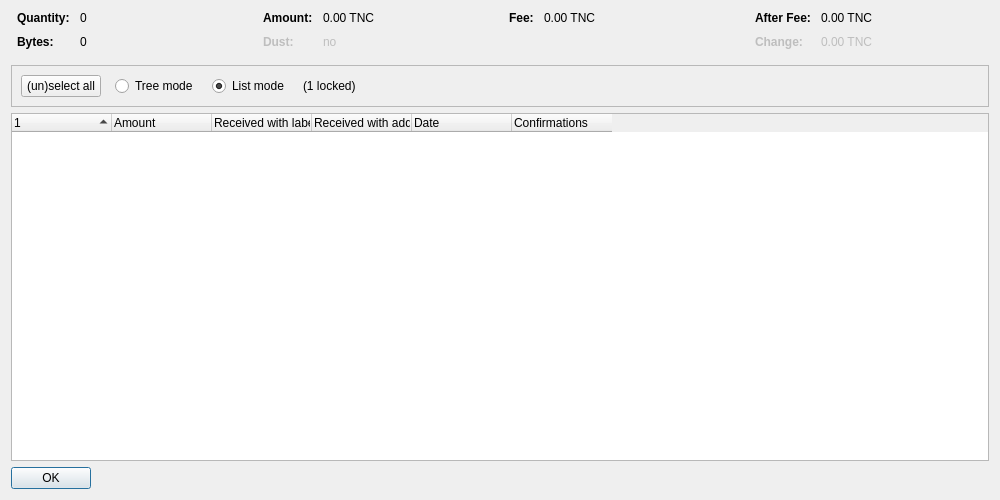
<?xml version="1.0" encoding="UTF-8"?>
<ui version="4.0">
 <class>CoinControlDialog</class>
 <widget class="QDialog" name="CoinControlDialog">
  <property name="geometry">
   <rect>
    <x>0</x>
    <y>0</y>
    <width>1000</width>
    <height>500</height>
   </rect>
  </property>
  <property name="windowTitle">
   <string>Coin Selection</string>
  </property>
  <layout class="QVBoxLayout" name="verticalLayout">
   <item>
    <layout class="QHBoxLayout" name="horizontalLayoutTop" stretch="0,0,0,0">
     <property name="topMargin">
      <number>0</number>
     </property>
     <property name="bottomMargin">
      <number>10</number>
     </property>
     <item>
      <layout class="QFormLayout" name="formLayoutCoinControl1">
       <property name="horizontalSpacing">
        <number>10</number>
       </property>
       <property name="verticalSpacing">
        <number>10</number>
       </property>
       <property name="leftMargin">
        <number>6</number>
       </property>
       <property name="rightMargin">
        <number>6</number>
       </property>
       <item row="0" column="0">
        <widget class="QLabel" name="labelCoinControlQuantityText">
         <property name="font">
          <font>
           <weight>75</weight>
           <bold>true</bold>
          </font>
         </property>
         <property name="text">
          <string>Quantity:</string>
         </property>
        </widget>
       </item>
       <item row="0" column="1">
        <widget class="QLabel" name="labelCoinControlQuantity">
         <property name="cursor">
          <cursorShape>IBeamCursor</cursorShape>
         </property>
         <property name="contextMenuPolicy">
          <enum>Qt::ActionsContextMenu</enum>
         </property>
         <property name="text">
          <string notr="true">0</string>
         </property>
         <property name="textInteractionFlags">
          <set>Qt::LinksAccessibleByMouse|Qt::TextSelectableByKeyboard|Qt::TextSelectableByMouse</set>
         </property>
        </widget>
       </item>
       <item row="1" column="0">
        <widget class="QLabel" name="labelCoinControlBytesText">
         <property name="font">
          <font>
           <weight>75</weight>
           <bold>true</bold>
          </font>
         </property>
         <property name="text">
          <string>Bytes:</string>
         </property>
        </widget>
       </item>
       <item row="1" column="1">
        <widget class="QLabel" name="labelCoinControlBytes">
         <property name="cursor">
          <cursorShape>IBeamCursor</cursorShape>
         </property>
         <property name="contextMenuPolicy">
          <enum>Qt::ActionsContextMenu</enum>
         </property>
         <property name="text">
          <string notr="true">0</string>
         </property>
         <property name="textInteractionFlags">
          <set>Qt::LinksAccessibleByMouse|Qt::TextSelectableByKeyboard|Qt::TextSelectableByMouse</set>
         </property>
        </widget>
       </item>
      </layout>
     </item>
     <item>
      <layout class="QFormLayout" name="formLayoutCoinControl2">
       <property name="horizontalSpacing">
        <number>10</number>
       </property>
       <property name="verticalSpacing">
        <number>10</number>
       </property>
       <property name="leftMargin">
        <number>6</number>
       </property>
       <property name="rightMargin">
        <number>6</number>
       </property>
       <item row="0" column="0">
        <widget class="QLabel" name="labelCoinControlAmountText">
         <property name="font">
          <font>
           <weight>75</weight>
           <bold>true</bold>
          </font>
         </property>
         <property name="text">
          <string>Amount:</string>
         </property>
        </widget>
       </item>
       <item row="0" column="1">
        <widget class="QLabel" name="labelCoinControlAmount">
         <property name="cursor">
          <cursorShape>IBeamCursor</cursorShape>
         </property>
         <property name="contextMenuPolicy">
          <enum>Qt::ActionsContextMenu</enum>
         </property>
         <property name="text">
          <string notr="true">0.00 TNC</string>
         </property>
         <property name="textInteractionFlags">
          <set>Qt::LinksAccessibleByMouse|Qt::TextSelectableByKeyboard|Qt::TextSelectableByMouse</set>
         </property>
        </widget>
       </item>
       <item row="1" column="0">
        <widget class="QLabel" name="labelCoinControlLowOutputText">
         <property name="enabled">
          <bool>false</bool>
         </property>
         <property name="font">
          <font>
           <weight>75</weight>
           <bold>true</bold>
          </font>
         </property>
         <property name="text">
          <string>Dust:</string>
         </property>
        </widget>
       </item>
       <item row="1" column="1">
        <widget class="QLabel" name="labelCoinControlLowOutput">
         <property name="enabled">
          <bool>false</bool>
         </property>
         <property name="cursor">
          <cursorShape>IBeamCursor</cursorShape>
         </property>
         <property name="contextMenuPolicy">
          <enum>Qt::ActionsContextMenu</enum>
         </property>
         <property name="text">
          <string notr="true">no</string>
         </property>
         <property name="textInteractionFlags">
          <set>Qt::LinksAccessibleByMouse|Qt::TextSelectableByKeyboard|Qt::TextSelectableByMouse</set>
         </property>
        </widget>
       </item>
      </layout>
     </item>
     <item>
      <layout class="QFormLayout" name="formLayoutCoinControl3">
       <property name="horizontalSpacing">
        <number>10</number>
       </property>
       <property name="verticalSpacing">
        <number>10</number>
       </property>
       <property name="leftMargin">
        <number>6</number>
       </property>
       <property name="rightMargin">
        <number>6</number>
       </property>
       <item row="0" column="0">
        <widget class="QLabel" name="labelCoinControlFeeText">
         <property name="font">
          <font>
           <weight>75</weight>
           <bold>true</bold>
          </font>
         </property>
         <property name="text">
          <string>Fee:</string>
         </property>
        </widget>
       </item>
       <item row="0" column="1">
        <widget class="QLabel" name="labelCoinControlFee">
         <property name="cursor">
          <cursorShape>IBeamCursor</cursorShape>
         </property>
         <property name="contextMenuPolicy">
          <enum>Qt::ActionsContextMenu</enum>
         </property>
         <property name="text">
          <string notr="true">0.00 TNC</string>
         </property>
         <property name="textInteractionFlags">
          <set>Qt::LinksAccessibleByMouse|Qt::TextSelectableByKeyboard|Qt::TextSelectableByMouse</set>
         </property>
        </widget>
       </item>
      </layout>
     </item>
     <item>
      <layout class="QFormLayout" name="formLayoutCoinControl4">
       <property name="horizontalSpacing">
        <number>10</number>
       </property>
       <property name="verticalSpacing">
        <number>10</number>
       </property>
       <property name="leftMargin">
        <number>6</number>
       </property>
       <property name="rightMargin">
        <number>6</number>
       </property>
       <item row="0" column="0">
        <widget class="QLabel" name="labelCoinControlAfterFeeText">
         <property name="font">
          <font>
           <weight>75</weight>
           <bold>true</bold>
          </font>
         </property>
         <property name="text">
          <string>After Fee:</string>
         </property>
        </widget>
       </item>
       <item row="0" column="1">
        <widget class="QLabel" name="labelCoinControlAfterFee">
         <property name="cursor">
          <cursorShape>IBeamCursor</cursorShape>
         </property>
         <property name="contextMenuPolicy">
          <enum>Qt::ActionsContextMenu</enum>
         </property>
         <property name="text">
          <string notr="true">0.00 TNC</string>
         </property>
         <property name="textInteractionFlags">
          <set>Qt::LinksAccessibleByMouse|Qt::TextSelectableByKeyboard|Qt::TextSelectableByMouse</set>
         </property>
        </widget>
       </item>
       <item row="1" column="0">
        <widget class="QLabel" name="labelCoinControlChangeText">
         <property name="enabled">
          <bool>false</bool>
         </property>
         <property name="font">
          <font>
           <weight>75</weight>
           <bold>true</bold>
          </font>
         </property>
         <property name="text">
          <string>Change:</string>
         </property>
        </widget>
       </item>
       <item row="1" column="1">
        <widget class="QLabel" name="labelCoinControlChange">
         <property name="enabled">
          <bool>false</bool>
         </property>
         <property name="cursor">
          <cursorShape>IBeamCursor</cursorShape>
         </property>
         <property name="contextMenuPolicy">
          <enum>Qt::ActionsContextMenu</enum>
         </property>
         <property name="text">
          <string notr="true">0.00 TNC</string>
         </property>
         <property name="textInteractionFlags">
          <set>Qt::LinksAccessibleByMouse|Qt::TextSelectableByKeyboard|Qt::TextSelectableByMouse</set>
         </property>
        </widget>
       </item>
      </layout>
     </item>
    </layout>
   </item>
   <item>
    <widget class="QFrame" name="frame">
     <property name="minimumSize">
      <size>
       <width>0</width>
       <height>40</height>
      </size>
     </property>
     <property name="frameShape">
      <enum>QFrame::StyledPanel</enum>
     </property>
     <property name="frameShadow">
      <enum>QFrame::Sunken</enum>
     </property>
     <layout class="QHBoxLayout" name="horizontalLayout">
      <item>
       <layout class="QHBoxLayout" name="horizontalLayoutPanel" stretch="0,0,0,0,0">
        <property name="spacing">
         <number>14</number>
        </property>
        <item>
         <widget class="QPushButton" name="pushButtonSelectAll">
          <property name="sizePolicy">
           <sizepolicy hsizetype="Maximum" vsizetype="Fixed">
            <horstretch>0</horstretch>
            <verstretch>0</verstretch>
           </sizepolicy>
          </property>
          <property name="text">
           <string>(un)select all</string>
          </property>
          <property name="autoDefault">
           <bool>false</bool>
          </property>
         </widget>
        </item>
        <item>
         <widget class="QRadioButton" name="radioTreeMode">
          <property name="sizePolicy">
           <sizepolicy hsizetype="Maximum" vsizetype="Fixed">
            <horstretch>0</horstretch>
            <verstretch>0</verstretch>
           </sizepolicy>
          </property>
          <property name="text">
           <string>Tree mode</string>
          </property>
         </widget>
        </item>
        <item>
         <widget class="QRadioButton" name="radioListMode">
          <property name="sizePolicy">
           <sizepolicy hsizetype="Maximum" vsizetype="Fixed">
            <horstretch>0</horstretch>
            <verstretch>0</verstretch>
           </sizepolicy>
          </property>
          <property name="text">
           <string>List mode</string>
          </property>
          <property name="checked">
           <bool>true</bool>
          </property>
         </widget>
        </item>
        <item>
         <widget class="QLabel" name="labelLocked">
          <property name="text">
           <string notr="true">(1 locked)</string>
          </property>
         </widget>
        </item>
        <item>
         <spacer name="horizontalSpacer">
          <property name="orientation">
           <enum>Qt::Horizontal</enum>
          </property>
          <property name="sizeHint" stdset="0">
           <size>
            <width>40</width>
            <height>20</height>
           </size>
          </property>
         </spacer>
        </item>
       </layout>
      </item>
     </layout>
    </widget>
   </item>
   <item>
    <widget class="CoinControlTreeWidget" name="treeWidget">
     <property name="contextMenuPolicy">
      <enum>Qt::CustomContextMenu</enum>
     </property>
     <property name="sortingEnabled">
      <bool>false</bool>
     </property>
     <property name="columnCount">
      <number>6</number>
     </property>
     <attribute name="headerShowSortIndicator" stdset="0">
      <bool>true</bool>
     </attribute>
     <attribute name="headerStretchLastSection">
      <bool>false</bool>
     </attribute>
     <column>
      <property name="text">
       <string/>
      </property>
     </column>
     <column>
      <property name="text">
       <string>Amount</string>
      </property>
     </column>
     <column>
      <property name="text">
       <string>Received with label</string>
      </property>
     </column>
     <column>
      <property name="text">
       <string>Received with address</string>
      </property>
     </column>
     <column>
      <property name="text">
       <string>Date</string>
      </property>
     </column>
     <column>
      <property name="text">
       <string>Confirmations</string>
      </property>
      <property name="toolTip">
       <string>Confirmed</string>
      </property>
     </column>
     <column>
      <property name="text">
       <string/>
      </property>
     </column>
     <column>
      <property name="text">
       <string/>
      </property>
     </column>
     <column>
      <property name="text">
       <string/>
      </property>
     </column>
     <column>
      <property name="text">
       <string/>
      </property>
     </column>
    </widget>
   </item>
   <item>
    <widget class="QDialogButtonBox" name="buttonBox">
     <property name="sizePolicy">
      <sizepolicy hsizetype="Maximum" vsizetype="Fixed">
       <horstretch>0</horstretch>
       <verstretch>0</verstretch>
      </sizepolicy>
     </property>
     <property name="orientation">
      <enum>Qt::Horizontal</enum>
     </property>
     <property name="standardButtons">
      <set>QDialogButtonBox::Ok</set>
     </property>
    </widget>
   </item>
  </layout>
 </widget>
 <customwidgets>
  <customwidget>
   <class>CoinControlTreeWidget</class>
   <extends>QTreeWidget</extends>
   <header>qt/coincontroltreewidget.h</header>
  </customwidget>
 </customwidgets>
 <resources/>
 <connections/>
</ui>
